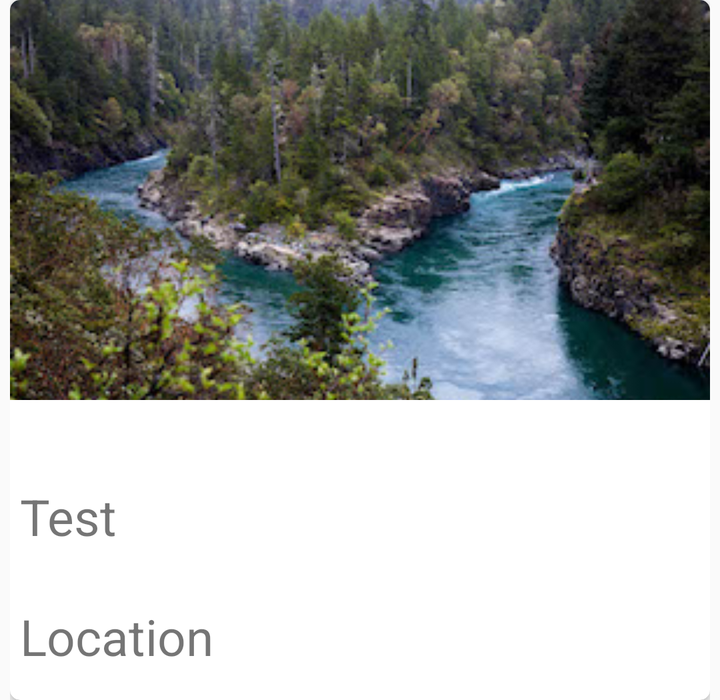
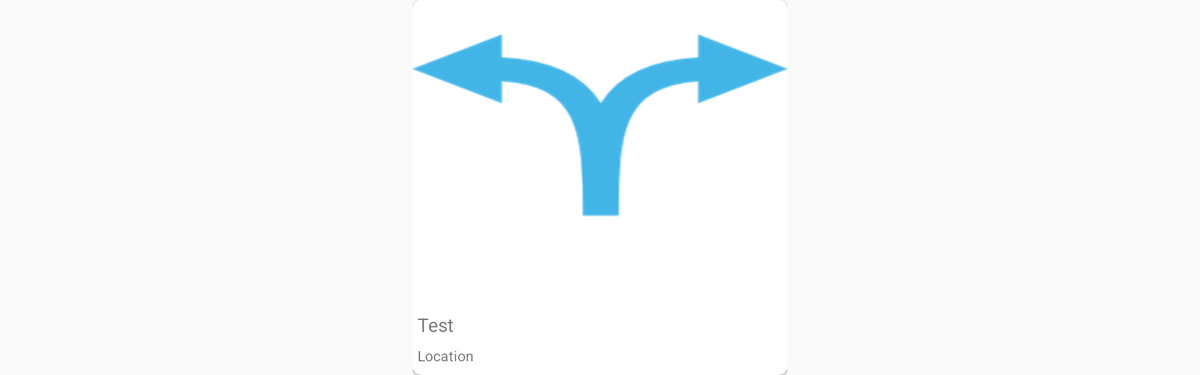

The same Android screen from two of the app's own layout files: first res/layout/ as a phone draws it, then the repository's variant for another configuration, drawn on a device whose configuration selects that folder. Both files follow.
<!-- AndroidManifest.xml: application theme MyAppTheme -->
<!-- res/layout/item.xml -->
<?xml version="1.0" encoding="utf-8"?>
<FrameLayout xmlns:android="http://schemas.android.com/apk/res/android"
    xmlns:tools="http://schemas.android.com/tools"
    xmlns:app="http://schemas.android.com/apk/res-auto"
    android:layout_gravity="center"
    android:layout_width="350dp"
    android:layout_height="350dp">

    <android.support.v7.widget.CardView
        android:layout_width="match_parent"
        android:layout_height="match_parent"
        app:cardCornerRadius="5dp"
        app:cardElevation="3dp">

        <ImageView
            android:id="@+id/swipableImage"
            android:layout_width="match_parent"
            android:layout_height="wrap_content"
            android:src="@drawable/smithriver"
            android:scaleType="centerCrop"/>

        <TextView
            android:id="@+id/card_title"
            android:textSize="25sp"
            android:gravity="start|bottom"
            android:layout_marginBottom="75dp"
            android:layout_marginLeft="5dp"
            tools:text="Test"
            android:layout_width="match_parent"
            android:layout_height="match_parent" />

        <View
            android:id="@+id/item_swipe_left_indicator"
            android:alpha="0"
            android:layout_width="20dp"
            android:layout_height="20dp"
            android:layout_margin="10dp"
            android:background="#A5F" />

        <View
            android:id="@+id/item_swipe_right_indicator"
            android:alpha="0"
            android:layout_width="20dp"
            android:layout_height="20dp"
            android:layout_margin="10dp"
            android:layout_gravity="right"
            android:background="#5AF" />

        <TextView
            android:id="@+id/card_location"
            android:textSize="25sp"
            android:gravity="bottom"
            android:layout_marginBottom="15dp"
            android:layout_marginLeft="5dp"
            tools:text="Location"
            android:layout_width="match_parent"
            android:layout_height="match_parent"
            android:layout_gravity="left|bottom" />

    </android.support.v7.widget.CardView>

</FrameLayout>
<!-- resources referenced by this layout -->
<resources>
  <!-- drawable smithriver: jpg bitmap (drawable, 42657 bytes) -->
  <style name="MyAppTheme" parent="Theme.AppCompat.Light.NoActionBar">
          
          <item name="colorPrimary">@color/colorPrimary</item>
          <item name="colorPrimaryDark">@color/colorPrimaryDark</item>
          <item name="colorAccent">@color/colorAccent</item>
          <item name="windowActionBar">false</item>
          <item name="windowNoTitle">true</item>
      </style>
  <color name="colorPrimary">#42b4e6</color>
  <color name="colorPrimaryDark">#1a8fc2</color>
  <color name="colorAccent">#42e673</color>
</resources>
<!-- res/layout-xlarge/item.xml (the repository's variant of the layout above) -->
<!-- drawn on a large tablet held sideways -->
<?xml version="1.0" encoding="utf-8"?>
<FrameLayout xmlns:android="http://schemas.android.com/apk/res/android"
    xmlns:tools="http://schemas.android.com/tools"
    xmlns:app="http://schemas.android.com/apk/res-auto"
    android:layout_gravity="center"
    android:layout_width="400dp"
    android:layout_height="400dp">

    <android.support.v7.widget.CardView
        android:layout_width="match_parent"
        android:layout_height="match_parent"
        app:cardCornerRadius="10dp"
        app:cardElevation="3dp">

        <ImageView
            android:id="@+id/swipableImage"
            android:layout_width="match_parent"
            android:layout_height="wrap_content"
            android:src="@drawable/arrows"
            android:scaleType="fitCenter"
            android:adjustViewBounds="true"/>

        <View
            android:id="@+id/item_swipe_left_indicator"
            android:alpha="0"
            android:layout_width="20dp"
            android:layout_height="20dp"
            android:layout_margin="10dp"
            android:background="#A5F" />

        <View
            android:id="@+id/item_swipe_right_indicator"
            android:alpha="0"
            android:layout_width="20dp"
            android:layout_height="20dp"
            android:layout_margin="10dp"
            android:layout_gravity="right"
            android:background="#5AF" />

        <TextView
            android:id="@+id/card_title"
            android:textSize="20sp"
            android:gravity="start|bottom"
            android:layout_marginBottom="40dp"
            android:layout_marginLeft="5dp"
            tools:text="Test"
            android:layout_width="match_parent"
            android:layout_height="match_parent" />

        <TextView
            android:id="@+id/card_location"
            android:textSize="15sp"
            android:gravity="bottom"
            android:layout_marginBottom="10dp"
            android:layout_marginLeft="5dp"
            tools:text="Location"
            android:layout_width="match_parent"
            android:layout_height="match_parent"
            android:layout_gravity="left|bottom" />

    </android.support.v7.widget.CardView>

</FrameLayout>
<!-- resources referenced by the variant -->
<!-- as a large tablet held sideways resolves them -->
<resources>
  <!-- drawable arrows: png bitmap (drawable, 13642 bytes) -->
  <style name="MyAppTheme" parent="Theme.AppCompat.Light.NoActionBar">
          
          <item name="colorPrimary">@color/colorPrimary</item>
          <item name="colorPrimaryDark">@color/colorPrimaryDark</item>
          <item name="colorAccent">@color/colorAccent</item>
          <item name="windowActionBar">false</item>
          <item name="windowNoTitle">true</item>
      </style>
  <color name="colorPrimary">#42b4e6</color>
  <color name="colorPrimaryDark">#1a8fc2</color>
  <color name="colorAccent">#42e673</color>
</resources>
